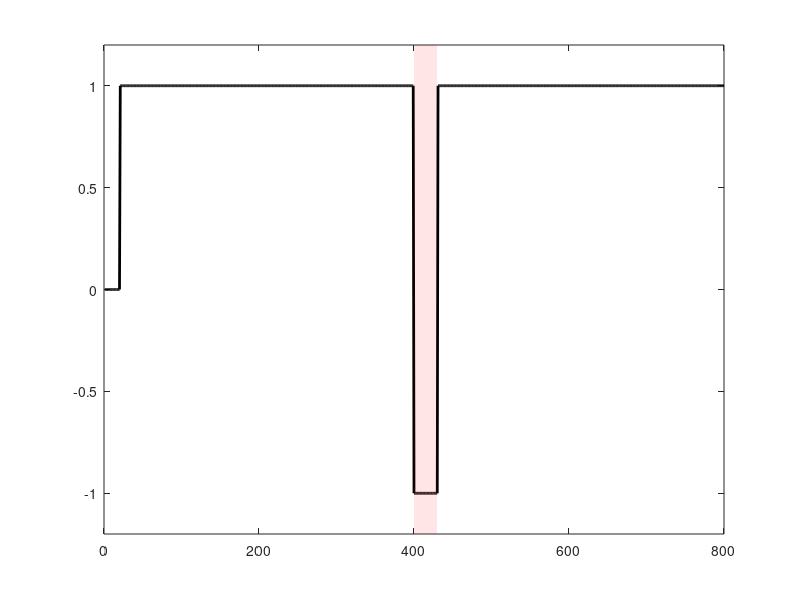

MATLAB code for this plot: (Note: this script raises an error after producing the figure.)
clc
clear
close all

% %%%%%%%%%%%%%%%%%%%%%% Configs

% Single-State and Gain-Specific Models
A = 0.99;
B = 0.013;

% Multi-Rate Model
Af = 0.91;
As = 0.996;
Bf = 0.03;
Bs = 0.004;

num_trials = 800;
f = ones(1, num_trials);
f(1:20) = 0;
diturbance_interval = 400:430;
f(diturbance_interval) = -1;
err_clamp_bool = 0;

figure
plot(1:num_trials, f, 'k', 'LineWidth', 2)
ylim([-1.2, 1.2])
box = [diturbance_interval(1) diturbance_interval(1)...
        diturbance_interval(end) diturbance_interval(end)];
boxy = [-1.2 1.2 1.2 -1.2];
patch(box,boxy,'r','FaceAlpha',0.1, 'EdgeAlpha', 0)
%% Single-State Model
clc
close all

x = zeros(1, num_trials);

for trial_no = 2:num_trials
    x(trial_no) = single_state(x(trial_no-1), f(trial_no-1), A, B, err_clamp_bool);
end

figure
plot(1:num_trials, x, 'r', 'LineWidth', 2)
patch(box,boxy,'r','FaceAlpha',0.1, 'EdgeAlpha', 0)
ylim([-0.6, 0.6])
legend('Net Adaptation', 'Location', 'southeast')
%% Gain Specific Model
clc
close all

x = zeros(1, num_trials);
x1 = zeros(1, num_trials);
x2 = zeros(1, num_trials);

for trial_no = 2:num_trials
    [x1(trial_no), x2(trial_no), x(trial_no)] = gain_specific(...
        x1(trial_no-1), x2(trial_no-1), f(trial_no-1), A, B, err_clamp_bool);
end

figure
hold on
plot(1:num_trials, x, 'r', 'LineWidth', 2)
plot(1:num_trials, x1, '--g', 'LineWidth', 2)
plot(1:num_trials, x2, '--b', 'LineWidth', 2)
patch(box,boxy,'r','FaceAlpha',0.1, 'EdgeAlpha', 0)
legend('Net Adaptation', 'Down State', 'Up State', 'Location', 'southeast')
ylim([-0.6, 0.6])

%% Multi-Rate Model

clc
close all

x = zeros(1, num_trials);
x1 = zeros(1, num_trials);
x2 = zeros(1, num_trials);

for trial_no = 2:num_trials
    [x1(trial_no), x2(trial_no), x(trial_no)] = multi_rate(...
        x1(trial_no-1), x2(trial_no-1), f(trial_no-1), [Af, As], [Bf, Bs], err_clamp_bool);
end

figure
hold on
plot(1:num_trials, x, 'r', 'LineWidth', 2)
plot(1:num_trials, x1, '--g', 'LineWidth', 2)
plot(1:num_trials, x2, '--b', 'LineWidth', 2)
patch(box,boxy,'r','FaceAlpha',0.1, 'EdgeAlpha', 0)
legend('Net Adaptation', 'Down State', 'Up State', 'Location', 'southeast')
ylim([-0.6, 0.6])









